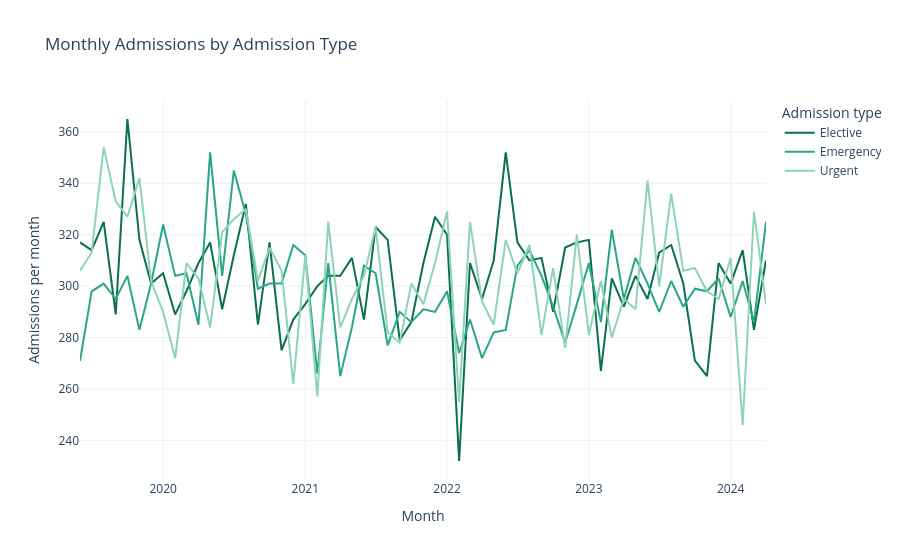

Notebook cell for this chart:
### Markdown cell above
### Plotly (interactive)

### 9. Line chart: admissions over time by admission type

### Code cell
first_full_month = df['Date of Admission'].min() + pd.offsets.MonthBegin(1)
last_full_month_end = df['Date of Admission'].max().to_period('M').to_timestamp()

full_months = df[(df['Date of Admission'] >= first_full_month) &
                 (df['Date of Admission'] < last_full_month_end) &
                 (df['Admission Type'] != 'Unknown')]

by_type = (full_months
           .groupby([full_months['Date of Admission'].dt.to_period('M').dt.to_timestamp(), 'Admission Type'])
           .size().reset_index())
by_type.columns = ['Month', 'Admission Type', 'Admissions']

fig = px.line(by_type, x='Month', y='Admissions', color='Admission Type',
              color_discrete_sequence=palette, title='Monthly Admissions by Admission Type')
fig.update_layout(template='plotly_white', legend_title_text='Admission type', yaxis_title='Admissions per month')
fig.show()
